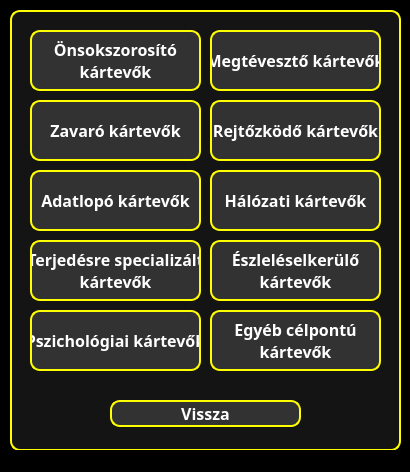
<?xml version="1.0" encoding="UTF-8"?>
<ui version="4.0">
 <class>learningGame</class>
 <widget class="QMainWindow" name="learningGame">
  <property name="geometry">
   <rect>
    <x>0</x>
    <y>0</y>
    <width>410</width>
    <height>472</height>
   </rect>
  </property>
  <property name="windowTitle">
   <string>Anyagok</string>
  </property>
  <property name="styleSheet">
   <string notr="true">* {
	background-color: black;
}</string>
  </property>
  <widget class="QWidget" name="centralwidget">
   <widget class="QWidget" name="widget_3" native="true">
    <property name="geometry">
     <rect>
      <x>10</x>
      <y>10</y>
      <width>391</width>
      <height>441</height>
     </rect>
    </property>
    <property name="styleSheet">
     <string notr="true">* {
	background-color: rgb(20, 20, 20);
	border: 2px solid yellow;
	border-radius: 10px;
	color: white;
	font-size: 16px;
	font-weight: bold;
}</string>
    </property>
    <widget class="QPushButton" name="backButton">
     <property name="geometry">
      <rect>
       <x>100</x>
       <y>390</y>
       <width>191</width>
       <height>27</height>
      </rect>
     </property>
     <property name="font">
      <font>
       <family>Corbel</family>
       <pointsize>-1</pointsize>
       <bold>true</bold>
      </font>
     </property>
     <property name="styleSheet">
      <string notr="true">* {
	background-color: rgb(50, 50, 50);
	color: white;
}

*:hover {
	background-color: black;
	color: yellow;
}</string>
     </property>
     <property name="text">
      <string>Vissza</string>
     </property>
    </widget>
    <widget class="QWidget" name="widget_2" native="true">
     <property name="geometry">
      <rect>
       <x>10</x>
       <y>10</y>
       <width>371</width>
       <height>361</height>
      </rect>
     </property>
     <property name="styleSheet">
      <string notr="true">* {
	background-color: rgb(20, 20, 20);
	border: None;
	border-radius: 10px;
	color: white;
	font-size: 16px;
	font-weight: bold;
}</string>
     </property>
     <widget class="QPushButton" name="selfReplicating">
      <property name="geometry">
       <rect>
        <x>10</x>
        <y>10</y>
        <width>171</width>
        <height>61</height>
       </rect>
      </property>
      <property name="font">
       <font>
        <family>Corbel</family>
        <pointsize>-1</pointsize>
        <bold>true</bold>
       </font>
      </property>
      <property name="styleSheet">
       <string notr="true">* {
	background-color: rgb(50, 50, 50);
	border: 2px solid yellow;
	color: white;
}

*:hover {
	background-color: black;
	color: yellow;
}</string>
      </property>
      <property name="text">
       <string>Önsokszorosító
kártevők</string>
      </property>
     </widget>
     <widget class="QPushButton" name="deceptive">
      <property name="geometry">
       <rect>
        <x>190</x>
        <y>10</y>
        <width>171</width>
        <height>61</height>
       </rect>
      </property>
      <property name="font">
       <font>
        <family>Corbel</family>
        <pointsize>-1</pointsize>
        <bold>true</bold>
       </font>
      </property>
      <property name="styleSheet">
       <string notr="true">* {
	background-color: rgb(50, 50, 50);
	border: 2px solid yellow;
	color: white;
}

*:hover {
	background-color: black;
	color: yellow;
}</string>
      </property>
      <property name="text">
       <string>Megtévesztő kártevők</string>
      </property>
     </widget>
     <widget class="QPushButton" name="concealing">
      <property name="geometry">
       <rect>
        <x>190</x>
        <y>80</y>
        <width>171</width>
        <height>61</height>
       </rect>
      </property>
      <property name="font">
       <font>
        <family>Corbel</family>
        <pointsize>-1</pointsize>
        <bold>true</bold>
       </font>
      </property>
      <property name="styleSheet">
       <string notr="true">* {
	background-color: rgb(50, 50, 50);
	border: 2px solid yellow;
	color: white;
}

*:hover {
	background-color: black;
	color: yellow;
}</string>
      </property>
      <property name="text">
       <string>Rejtőzködő kártevők</string>
      </property>
     </widget>
     <widget class="QPushButton" name="nuisance">
      <property name="geometry">
       <rect>
        <x>10</x>
        <y>80</y>
        <width>171</width>
        <height>61</height>
       </rect>
      </property>
      <property name="font">
       <font>
        <family>Corbel</family>
        <pointsize>-1</pointsize>
        <bold>true</bold>
       </font>
      </property>
      <property name="styleSheet">
       <string notr="true">* {
	background-color: rgb(50, 50, 50);
	border: 2px solid yellow;
	color: white;
}

*:hover {
	background-color: black;
	color: yellow;
}</string>
      </property>
      <property name="text">
       <string>Zavaró kártevők</string>
      </property>
     </widget>
     <widget class="QPushButton" name="informationTheft">
      <property name="geometry">
       <rect>
        <x>10</x>
        <y>150</y>
        <width>171</width>
        <height>61</height>
       </rect>
      </property>
      <property name="font">
       <font>
        <family>Corbel</family>
        <pointsize>-1</pointsize>
        <bold>true</bold>
       </font>
      </property>
      <property name="styleSheet">
       <string notr="true">* {
	background-color: rgb(50, 50, 50);
	border: 2px solid yellow;
	color: white;
}

*:hover {
	background-color: black;
	color: yellow;
}</string>
      </property>
      <property name="text">
       <string>Adatlopó kártevők</string>
      </property>
     </widget>
     <widget class="QPushButton" name="networkBased">
      <property name="geometry">
       <rect>
        <x>190</x>
        <y>150</y>
        <width>171</width>
        <height>61</height>
       </rect>
      </property>
      <property name="font">
       <font>
        <family>Corbel</family>
        <pointsize>-1</pointsize>
        <bold>true</bold>
       </font>
      </property>
      <property name="styleSheet">
       <string notr="true">* {
	background-color: rgb(50, 50, 50);
	border: 2px solid yellow;
	color: white;
}

*:hover {
	background-color: black;
	color: yellow;
}</string>
      </property>
      <property name="text">
       <string>Hálózati kártevők</string>
      </property>
     </widget>
     <widget class="QPushButton" name="evading">
      <property name="geometry">
       <rect>
        <x>190</x>
        <y>220</y>
        <width>171</width>
        <height>61</height>
       </rect>
      </property>
      <property name="font">
       <font>
        <family>Corbel</family>
        <pointsize>-1</pointsize>
        <bold>true</bold>
       </font>
      </property>
      <property name="styleSheet">
       <string notr="true">* {
	background-color: rgb(50, 50, 50);
	border: 2px solid yellow;
	color: white;
}

*:hover {
	background-color: black;
	color: yellow;
}</string>
      </property>
      <property name="text">
       <string>Észleléselkerülő
kártevők</string>
      </property>
     </widget>
     <widget class="QPushButton" name="deliveryMechanism">
      <property name="geometry">
       <rect>
        <x>10</x>
        <y>220</y>
        <width>171</width>
        <height>61</height>
       </rect>
      </property>
      <property name="font">
       <font>
        <family>Corbel</family>
        <pointsize>-1</pointsize>
        <bold>true</bold>
       </font>
      </property>
      <property name="styleSheet">
       <string notr="true">* {
	background-color: rgb(50, 50, 50);
	border: 2px solid yellow;
	color: white;
}

*:hover {
	background-color: black;
	color: yellow;
}</string>
      </property>
      <property name="text">
       <string>Terjedésre specializált
kártevők</string>
      </property>
     </widget>
     <widget class="QPushButton" name="psychologicalBased">
      <property name="geometry">
       <rect>
        <x>10</x>
        <y>290</y>
        <width>171</width>
        <height>61</height>
       </rect>
      </property>
      <property name="font">
       <font>
        <family>Corbel</family>
        <pointsize>-1</pointsize>
        <bold>true</bold>
       </font>
      </property>
      <property name="styleSheet">
       <string notr="true">* {
	background-color: rgb(50, 50, 50);
	border: 2px solid yellow;
	color: white;
}

*:hover {
	background-color: black;
	color: yellow;
}</string>
      </property>
      <property name="text">
       <string>Pszichológiai kártevők</string>
      </property>
     </widget>
     <widget class="QPushButton" name="otherTargeted">
      <property name="geometry">
       <rect>
        <x>190</x>
        <y>290</y>
        <width>171</width>
        <height>61</height>
       </rect>
      </property>
      <property name="font">
       <font>
        <family>Corbel</family>
        <pointsize>-1</pointsize>
        <bold>true</bold>
       </font>
      </property>
      <property name="styleSheet">
       <string notr="true">* {
	background-color: rgb(50, 50, 50);
	border: 2px solid yellow;
	color: white;
}

*:hover {
	background-color: black;
	color: yellow;
}</string>
      </property>
      <property name="text">
       <string>Egyéb célpontú
kártevők</string>
      </property>
     </widget>
    </widget>
   </widget>
  </widget>
  <widget class="QStatusBar" name="statusbar"/>
 </widget>
 <resources/>
 <connections/>
</ui>
